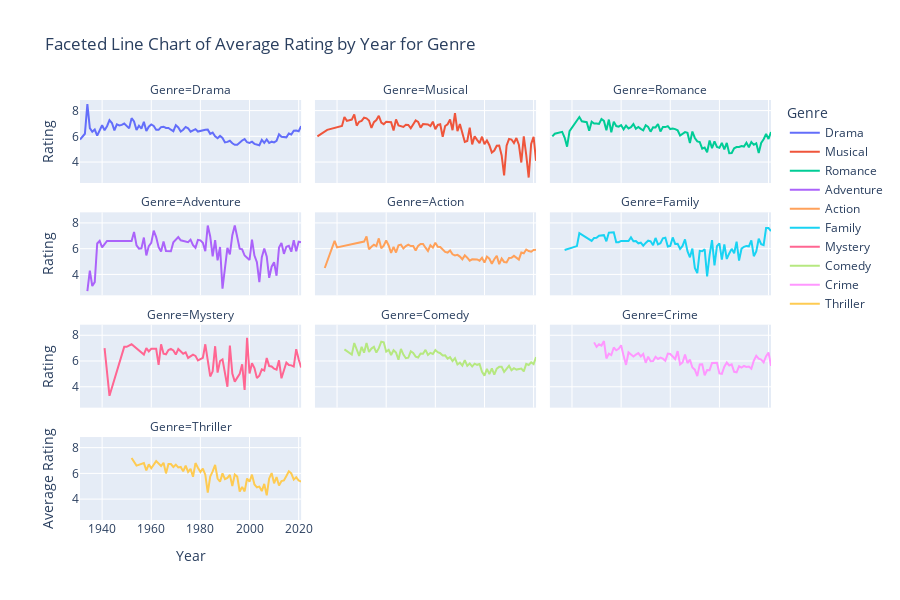

This figure's notebook cell:
### Markdown cell above
### Line chart for Average Rating by Year for Genre

### Code cell
rate_avg_year = data.groupby(['Year', 'Genre'])['Rating'].mean().reset_index()
first_ten_data = data['Genre'].value_counts().head(10).index
filtered_data = rate_avg_year[rate_avg_year['Genre'].isin(first_ten_data)]
faceted_line_chart = px.line(filtered_data, x='Year', y='Rating', color='Genre', facet_col='Genre', facet_col_wrap=3,
                             title='Faceted Line Chart of Average Rating by Year for Genre')
faceted_line_chart.update_layout(width=900, height=600, xaxis_title='Year', yaxis_title='Average Rating')
faceted_line_chart.show()

### Figure 1 — Plotly figure (JSON) as saved in the notebook; plotly's stock layout.template omitted (floating-point values rounded to 4 significant figures)
{"data": [{"hovertemplate": "Genre=Drama<br>Year=%{x}<br>Rating=%{y}<extra></extra>", "legendgroup": "Drama", "line": {"color": "#636efa", "dash": "solid"}, "marker": {"symbol": "circle"}, "mode": "lines", "name": "Drama", "orientation": "v", "showlegend": true, "type": "scatter", "x": [1931, 1933, 1934, 1935, 1936, 1937, 1938, 1939, 1940, 1941, 1942, 1943, 1944, 1945, 1946, 1947, 1948, 1949, 1950, 1951, 1952, 1953, 1954, 1955, 1956, 1957, 1958, 1959, 1960, 1961, 1962, 1963, 1964, 1965, 1966, 1967, 1968, 1969, 1970, 1971, 1972, 1973, 1974, 1975, 1976, 1977, 1978, 1979, 1980, 1981, 1982, 1983, 1984, 1985, 1986, 1987, 1988, 1989, 1990, 1991, 1992, 1993, 1994, 1995, 1996, 1997, 1998, 1999, 2000, 2001, 2002, 2003, 2004, 2005, 2006, 2007, 2008, 2009, 2010, 2011, 2012, 2013, 2014, 2015, 2016, 2017, 2018, 2019, 2020, 2021], "xaxis": "x10", "y": [5.75, 6.2, 8.5, 6.633, 6.35, 6.525, 6.05, 6.4, 6.86, 6.475, 6.783, 7.257, 7.033, 6.467, 6.933, 6.85, 6.888, 6.99, 6.807, 6.618, 7.408, 7.162, 6.493, 6.824, 6.592, 7.132, 6.42, 6.747, 6.921, 6.8, 6.516, 6.505, 6.72, 6.75, 6.654, 6.644, 6.513, 6.4, 6.862, 6.686, 6.374, 6.511, 6.733, 6.625, 6.362, 6.463, 6.561, 6.372, 6.43, 6.5, 6.51, 6.519, 6.191, 6.291, 6.005, 5.854, 6.032, 5.874, 5.525, 5.565, 5.658, 5.463, 5.346, 5.343, 5.526, 5.679, 5.79, 5.541, 5.485, 5.58, 5.415, 5.354, 5.312, 5.729, 5.496, 5.755, 5.479, 5.584, 5.528, 5.643, 6.151, 5.965, 5.94, 5.923, 6.214, 6.142, 6.441, 6.447, 6.393, 6.797], "yaxis": "y10"}, {"hovertemplate": "Genre=Musical<br>Year=%{x}<br>Rating=%{y}<extra></extra>", "legendgroup": "Musical", "line": {"color": "#EF553B", "dash": "solid"}, "marker": {"symbol": "circle"}, "mode": "lines", "name": "Musical", "orientation": "v", "showlegend": true, "type": "scatter", "x": [1932, 1936, 1942, 1943, 1944, 1946, 1947, 1948, 1949, 1950, 1951, 1952, 1953, 1954, 1955, 1956, 1957, 1958, 1959, 1960, 1961, 1962, 1963, 1964, 1965, 1966, 1967, 1968, 1969, 1970, 1971, 1972, 1973, 1974, 1975, 1977, 1978, 1979, 1980, 1981, 1982, 1983, 1984, 1985, 1986, 1987, 1988, 1989, 1990, 1991, 1992, 1993, 1994, 1995, 1996, 1997, 1998, 1999, 2000, 2001, 2002, 2003, 2004, 2005, 2006, 2007, 2008, 2009, 2010, 2011, 2012, 2013, 2014, 2015, 2016, 2017, 2018, 2019, 2020, 2021], "xaxis": "x11", "y": [6, 6.5, 6.8, 7.5, 7.2, 7.3, 7.7, 6.833, 7.133, 7.2, 7.45, 7.4, 7.233, 6.65, 7.1, 7.26, 7.6, 7.062, 6.943, 7.125, 7.117, 7.1, 6.46, 7.31, 6.844, 6.8, 6.725, 6.9, 6.88, 6.629, 6.96, 7.24, 7.117, 6.671, 6.95, 6.925, 6.8, 7.14, 6.56, 6.883, 6.933, 5.967, 6.8, 6.94, 7.3, 6.475, 7.8, 6.4, 6.95, 6.257, 5.567, 5.633, 6.675, 5.375, 6, 5.727, 5.467, 5.971, 5.391, 5.673, 5.313, 4.744, 4.892, 5.267, 5.286, 4.517, 2.967, 5.271, 5.8, 5.75, 5.483, 5.867, 5.35, 3.967, 6, 4.55, 2.8, 5.4, 5.967, 4.1], "yaxis": "y11"}, {"hovertemplate": "Genre=Romance<br>Year=%{x}<br>Rating=%{y}<extra></extra>", "legendgroup": "Romance", "line": {"color": "#00cc96", "dash": "solid"}, "marker": {"symbol": "circle"}, "mode": "lines", "name": "Romance", "orientation": "v", "showlegend": true, "type": "scatter", "x": [1932, 1933, 1936, 1937, 1938, 1939, 1943, 1944, 1946, 1947, 1948, 1949, 1950, 1951, 1952, 1953, 1954, 1955, 1956, 1957, 1958, 1959, 1960, 1961, 1962, 1963, 1964, 1965, 1966, 1967, 1968, 1969, 1970, 1971, 1972, 1973, 1974, 1975, 1976, 1977, 1978, 1979, 1980, 1981, 1982, 1983, 1984, 1985, 1986, 1987, 1988, 1989, 1990, 1991, 1992, 1993, 1994, 1995, 1996, 1997, 1998, 1999, 2000, 2001, 2002, 2003, 2004, 2005, 2006, 2007, 2008, 2009, 2010, 2011, 2012, 2013, 2014, 2015, 2016, 2017, 2018, 2019, 2020, 2021], "xaxis": "x12", "y": [6, 6.2, 6.35, 5.9, 5.2, 6.4, 7.5, 7.167, 7.1, 6.433, 7.14, 7, 7, 6.96, 7.35, 7.2, 6.475, 7.3, 6.314, 7.142, 6.8, 6.756, 6.875, 6.537, 6.833, 6.608, 6.708, 6.956, 6.59, 6.729, 6.581, 6.463, 6.862, 6.727, 6.364, 6.7, 6.689, 6.96, 6.382, 6.73, 6.718, 6.793, 6.567, 6.61, 6.56, 6.473, 6.064, 6.214, 6.33, 6.267, 5.483, 6.375, 5.873, 5.604, 5.55, 5.045, 5.133, 4.761, 5.671, 5.081, 5.605, 5.171, 5.104, 5.493, 4.991, 5.487, 4.685, 4.706, 5.076, 5.163, 5.174, 5.247, 5.204, 5.505, 5.15, 5.562, 5.34, 5.453, 4.703, 5.49, 5.77, 6.179, 5.792, 6.336], "yaxis": "y12"}, {"hovertemplate": "Genre=Adventure<br>Year=%{x}<br>Rating=%{y}<extra></extra>", "legendgroup": "Adventure", "line": {"color": "#ab63fa", "dash": "solid"}, "marker": {"symbol": "circle"}, "mode": "lines", "name": "Adventure", "orientation": "v", "showlegend": true, "type": "scatter", "x": [1934, 1935, 1936, 1937, 1938, 1939, 1940, 1942, 1952, 1953, 1954, 1955, 1956, 1957, 1958, 1959, 1960, 1961, 1962, 1963, 1964, 1965, 1966, 1967, 1968, 1969, 1971, 1972, 1975, 1976, 1977, 1978, 1979, 1980, 1981, 1982, 1983, 1984, 1985, 1986, 1987, 1988, 1989, 1991, 1992, 1993, 1994, 1996, 1997, 1998, 2000, 2001, 2002, 2003, 2004, 2005, 2006, 2007, 2008, 2009, 2010, 2011, 2012, 2013, 2014, 2015, 2016, 2017, 2018, 2019, 2020, 2021], "xaxis": "x7", "y": [2.7, 4.3, 3.1, 3.4, 6.4, 6.6, 6.1, 6.6, 6.6, 7.3, 6.267, 6, 6.025, 6.867, 5.475, 6.2, 6.45, 7.4, 6.9, 6.12, 5.783, 6.56, 5.82, 5.8, 5.8, 6.5, 6.9, 6.65, 6.5, 6.7, 6.28, 6.075, 6.686, 6.65, 6.46, 5.8, 7.8, 6.95, 5.4, 6.66, 5.1, 6.133, 2.9, 6.067, 5.55, 7.05, 7.8, 6, 5.95, 5.467, 5.12, 6.7, 5.467, 4.95, 3.4, 5.333, 6.014, 5.4, 3.74, 4.6, 4.943, 3.9, 6.088, 6.438, 5.6, 6.15, 6.218, 5.764, 6.65, 5.792, 6.55, 6.5], "yaxis": "y7"}, {"hovertemplate": "Genre=Action<br>Year=%{x}<br>Rating=%{y}<extra></extra>", "legendgroup": "Action", "line": {"color": "#FFA15A", "dash": "solid"}, "marker": {"symbol": "circle"}, "mode": "lines", "name": "Action", "orientation": "v", "showlegend": true, "type": "scatter", "x": [1935, 1939, 1940, 1951, 1952, 1953, 1954, 1955, 1956, 1957, 1958, 1959, 1960, 1961, 1962, 1963, 1964, 1965, 1966, 1967, 1968, 1969, 1970, 1971, 1972, 1973, 1974, 1975, 1976, 1977, 1978, 1979, 1980, 1981, 1982, 1983, 1984, 1985, 1986, 1987, 1988, 1989, 1990, 1991, 1992, 1993, 1994, 1995, 1996, 1997, 1998, 1999, 2000, 2001, 2002, 2003, 2004, 2005, 2006, 2007, 2008, 2009, 2010, 2011, 2012, 2013, 2014, 2015, 2016, 2017, 2018, 2019, 2020, 2021], "xaxis": "x8", "y": [4.5, 6.6, 6.1, 6.55, 6.95, 5.95, 6.15, 6.3, 6.2, 6.8, 6.033, 6.225, 6.64, 6.25, 5.667, 6.14, 5.7, 6.257, 6.312, 6.017, 6.2, 6.32, 6.208, 6.214, 5.865, 6.22, 6.369, 6.371, 6.076, 5.823, 6.263, 6.079, 6.464, 6.15, 6.132, 5.962, 5.747, 5.7, 5.863, 5.564, 5.474, 5.522, 5.387, 5.178, 5.478, 5.3, 5.071, 5.174, 5.176, 5.161, 5.062, 5.292, 4.918, 5.387, 5.221, 4.833, 5.174, 5.448, 4.8, 5.23, 4.968, 4.934, 5.278, 5.291, 5.442, 5.288, 5.153, 5.697, 5.642, 5.935, 5.815, 5.765, 5.896, 5.912], "yaxis": "y8"}, {"hovertemplate": "Genre=Family<br>Year=%{x}<br>Rating=%{y}<extra></extra>", "legendgroup": "Family", "line": {"color": "#19d3f3", "dash": "solid"}, "marker": {"symbol": "circle"}, "mode": "lines", "name": "Family", "orientation": "v", "showlegend": true, "type": "scatter", "x": [1937, 1942, 1943, 1948, 1949, 1950, 1951, 1953, 1954, 1955, 1957, 1958, 1959, 1960, 1961, 1962, 1963, 1964, 1965, 1966, 1967, 1968, 1969, 1970, 1971, 1972, 1973, 1974, 1975, 1976, 1977, 1978, 1979, 1980, 1981, 1982, 1983, 1984, 1985, 1986, 1987, 1988, 1989, 1990, 1991, 1992, 1993, 1994, 1995, 1996, 1997, 1998, 1999, 2000, 2001, 2002, 2003, 2004, 2005, 2006, 2007, 2008, 2009, 2010, 2011, 2012, 2013, 2014, 2015, 2016, 2017, 2018, 2019, 2020, 2021], "xaxis": "x9", "y": [5.9, 6.2, 7.2, 6.6, 6.833, 6.85, 7, 7.05, 6.575, 7.25, 7.28, 6.5, 6.5, 6.6, 6.6, 6.58, 6.6, 6.875, 6.575, 6.6, 6.417, 6.467, 6.229, 6.45, 6.62, 6.575, 6.271, 6.833, 6.333, 6.42, 6.8, 6.856, 6.173, 6.217, 6.873, 6.369, 6.38, 5.978, 6.217, 6.72, 5.8, 5.333, 6.01, 4.5, 4.1, 5.833, 5.8, 5.95, 3.85, 5.5, 6.667, 4.7, 6.2, 6.417, 5.15, 6.34, 5.2, 5.633, 5.986, 5.65, 6.54, 5.071, 6, 6.144, 6.214, 6.182, 6.65, 5.417, 5.789, 6.775, 6.356, 6.278, 7.6, 7.6, 7.375], "yaxis": "y9"}, {"hovertemplate": "Genre=Mystery<br>Year=%{x}<br>Rating=%{y}<extra></extra>", "legendgroup": "Mystery", "line": {"color": "#FF6692", "dash": "solid"}, "marker": {"symbol": "circle"}, "mode": "lines", "name": "Mystery", "orientation": "v", "showlegend": true, "type": "scatter", "x": [1941, 1943, 1949, 1950, 1952, 1957, 1958, 1959, 1960, 1962, 1963, 1964, 1965, 1966, 1967, 1968, 1969, 1970, 1971, 1973, 1974, 1975, 1977, 1978, 1979, 1980, 1981, 1982, 1984, 1985, 1986, 1987, 1988, 1989, 1991, 1992, 1993, 1994, 1996, 1997, 1998, 1999, 2000, 2001, 2002, 2003, 2004, 2005, 2006, 2007, 2008, 2009, 2010, 2011, 2012, 2013, 2014, 2015, 2016, 2017, 2018, 2019, 2020, 2021], "xaxis": "x4", "y": [7, 3.3, 7.1, 7.1, 7.3, 6.5, 7, 6.75, 6.95, 6.95, 5.7, 7.3, 6.567, 6.525, 6.85, 6.95, 6.825, 6.5, 6.933, 6.567, 6.667, 6.24, 6.5, 6.4, 6.05, 6.125, 6.24, 7.3, 4.8, 5.2, 7.15, 5.1, 6, 6.125, 4, 7.2, 5.025, 4.4, 5, 5.75, 3.75, 7.8, 5.033, 5.833, 5.45, 4.675, 4.867, 5.353, 5.267, 6.233, 5.61, 5.577, 5.4, 5.329, 6.05, 4.657, 5.286, 5.883, 5.692, 5.662, 5.573, 6.923, 6.13, 5.5], "yaxis": "y4"}, {"hovertemplate": "Genre=Comedy<br>Year=%{x}<br>Rating=%{y}<extra></extra>", "legendgroup": "Comedy", "line": {"color": "#B6E880", "dash": "solid"}, "marker": {"symbol": "circle"}, "mode": "lines", "name": "Comedy", "orientation": "v", "showlegend": true, "type": "scatter", "x": [1943, 1946, 1947, 1949, 1950, 1951, 1952, 1953, 1954, 1955, 1956, 1957, 1958, 1959, 1960, 1961, 1962, 1963, 1964, 1965, 1966, 1967, 1968, 1969, 1970, 1971, 1972, 1973, 1974, 1975, 1976, 1977, 1978, 1979, 1980, 1981, 1982, 1983, 1984, 1985, 1986, 1987, 1988, 1989, 1990, 1991, 1992, 1993, 1994, 1995, 1996, 1997, 1998, 1999, 2000, 2001, 2002, 2003, 2004, 2005, 2006, 2007, 2008, 2009, 2010, 2011, 2012, 2013, 2014, 2015, 2016, 2017, 2018, 2019, 2020, 2021], "xaxis": "x5", "y": [6.9, 6.5, 7.4, 6.4, 7.1, 6.65, 7.4, 6.7, 6.967, 7.11, 6.656, 7, 7.5, 7.45, 6.725, 6.867, 6.467, 6.843, 6.65, 6.1, 6.945, 6.5, 6.217, 6.256, 6.756, 6.62, 6.343, 6.275, 6.583, 6.57, 6.871, 6.475, 6.636, 6.55, 6.85, 6.682, 6.608, 6.431, 6.443, 6.18, 6.3, 6, 6.229, 5.733, 5.87, 5.64, 6.067, 5.625, 5.81, 5.571, 5.794, 5.706, 5.77, 5.17, 4.869, 5.389, 4.984, 5.425, 4.95, 5.411, 5.55, 5.553, 5.155, 5.398, 5.628, 5.282, 5.44, 5.335, 5.4, 5.412, 5.192, 5.778, 5.695, 5.902, 5.756, 6.3], "yaxis": "y5"}, {"hovertemplate": "Genre=Crime<br>Year=%{x}<br>Rating=%{y}<extra></extra>", "legendgroup": "Crime", "line": {"color": "#FF97FF", "dash": "solid"}, "marker": {"symbol": "circle"}, "mode": "lines", "name": "Crime", "orientation": "v", "showlegend": true, "type": "scatter", "x": [1949, 1950, 1951, 1952, 1953, 1954, 1955, 1956, 1957, 1958, 1959, 1960, 1961, 1962, 1963, 1965, 1966, 1967, 1968, 1969, 1970, 1971, 1972, 1973, 1974, 1975, 1976, 1977, 1978, 1979, 1980, 1981, 1982, 1983, 1984, 1985, 1986, 1987, 1988, 1989, 1990, 1991, 1992, 1993, 1994, 1995, 1996, 1997, 1998, 1999, 2000, 2001, 2002, 2003, 2004, 2005, 2006, 2007, 2008, 2009, 2010, 2011, 2012, 2013, 2014, 2015, 2016, 2017, 2018, 2019, 2020, 2021], "xaxis": "x6", "y": [7.45, 7.1, 7.3, 7.2, 7.55, 6.2, 6.58, 6.467, 7.05, 6.833, 6.95, 7.22, 6.4, 5.7, 6.667, 6.35, 6.5, 6.614, 6.36, 6.55, 5.86, 6.333, 5.983, 6, 6.325, 6.162, 6.273, 6.186, 6.017, 6.575, 6.55, 6.345, 6.157, 6.771, 5.729, 5.885, 6.5, 5.84, 6.109, 5.496, 5.329, 4.83, 5.738, 5.75, 4.892, 5.3, 5.289, 5.843, 5.869, 5.864, 5.037, 5, 5.564, 5.883, 5.652, 5.738, 5.165, 5.126, 5.591, 5.482, 5.615, 5.534, 5.577, 5.404, 6.026, 6.4, 6.179, 6.115, 5.894, 6.383, 6.665, 5.62], "yaxis": "y6"}, {"hovertemplate": "Genre=Thriller<br>Year=%{x}<br>Rating=%{y}<extra></extra>", "legendgroup": "Thriller", "line": {"color": "#FECB52", "dash": "solid"}, "marker": {"symbol": "circle"}, "mode": "lines", "name": "Thriller", "orientation": "v", "showlegend": true, "type": "scatter", "x": [1952, 1954, 1957, 1958, 1959, 1960, 1962, 1964, 1965, 1966, 1967, 1968, 1969, 1970, 1971, 1972, 1973, 1974, 1975, 1976, 1977, 1978, 1979, 1980, 1981, 1982, 1983, 1984, 1985, 1986, 1987, 1988, 1989, 1990, 1991, 1992, 1993, 1994, 1995, 1996, 1997, 1998, 1999, 2000, 2001, 2002, 2003, 2004, 2005, 2006, 2007, 2008, 2009, 2010, 2011, 2012, 2013, 2014, 2015, 2016, 2017, 2018, 2019, 2020, 2021], "xaxis": "x", "y": [7.2, 6.6, 6.8, 6.233, 6.7, 6.4, 6.95, 6.567, 6.825, 6, 6.733, 6.725, 6.5, 6.675, 6.467, 6.5, 6.156, 6.6, 6.112, 6.35, 5.733, 6.8, 6.433, 6.112, 6.367, 5.9, 4.5, 5.75, 6.15, 6.656, 5.6, 5.35, 6, 5.55, 5.644, 5.886, 5.022, 5.91, 5.76, 4.59, 4.95, 4.6, 5.6, 5.357, 5.9, 5.14, 4.919, 4.974, 4.623, 5.183, 4.3, 5.608, 6.025, 5.231, 5.715, 5.052, 5.4, 5.446, 5.794, 6.162, 6, 5.516, 5.697, 5.444, 5.355], "yaxis": "y"}], "layout": {"annotations": [{"font": {}, "showarrow": false, "text": "Genre=Thriller", "x": 0.16, "xanchor": "center", "xref": "paper", "y": 0.1975, "yanchor": "bottom", "yref": "paper"}, {"font": {}, "showarrow": false, "text": "Genre=Mystery", "x": 0.16, "xanchor": "center", "xref": "paper", "y": 0.465, "yanchor": "bottom", "yref": "paper"}, {"font": {}, "showarrow": false, "text": "Genre=Comedy", "x": 0.5, "xanchor": "center", "xref": "paper", "y": 0.465, "yanchor": "bottom", "yref": "paper"}, {"font": {}, "showarrow": false, "text": "Genre=Crime", "x": 0.84, "xanchor": "center", "xref": "paper", "y": 0.465, "yanchor": "bottom", "yref": "paper"}, {"font": {}, "showarrow": false, "text": "Genre=Adventure", "x": 0.16, "xanchor": "center", "xref": "paper", "y": 0.7325, "yanchor": "bottom", "yref": "paper"}, {"font": {}, "showarrow": false, "text": "Genre=Action", "x": 0.5, "xanchor": "center", "xref": "paper", "y": 0.7325, "yanchor": "bottom", "yref": "paper"}, {"font": {}, "showarrow": false, "text": "Genre=Family", "x": 0.84, "xanchor": "center", "xref": "paper", "y": 0.7325, "yanchor": "bottom", "yref": "paper"}, {"font": {}, "showarrow": false, "text": "Genre=Drama", "x": 0.16, "xanchor": "center", "xref": "paper", "y": 1, "yanchor": "bottom", "yref": "paper"}, {"font": {}, "showarrow": false, "text": "Genre=Musical", "x": 0.5, "xanchor": "center", "xref": "paper", "y": 1, "yanchor": "bottom", "yref": "paper"}, {"font": {}, "showarrow": false, "text": "Genre=Romance", "x": 0.84, "xanchor": "center", "xref": "paper", "y": 1, "yanchor": "bottom", "yref": "paper"}], "height": 600, "legend": {"title": {"text": "Genre"}, "tracegroupgap": 0}, "title": {"text": "Faceted Line Chart of Average Rating by Year for Genre"}, "width": 900, "xaxis": {"anchor": "y", "autorange": true, "domain": [0, 0.32], "range": [1931, 2021], "title": {"text": "Year"}, "type": "linear"}, "xaxis10": {"anchor": "y10", "autorange": true, "domain": [0, 0.32], "matches": "x", "range": [1931, 2021], "showticklabels": false, "type": "linear"}, "xaxis11": {"anchor": "y11", "autorange": true, "domain": [0.34, 0.66], "matches": "x", "range": [1931, 2021], "showticklabels": false, "type": "linear"}, "xaxis12": {"anchor": "y12", "autorange": true, "domain": [0.68, 1.0], "matches": "x", "range": [1931, 2021], "showticklabels": false, "type": "linear"}, "xaxis2": {"anchor": "y2", "domain": [0.34, 0.66], "matches": "x", "title": {"text": "Year"}}, "xaxis3": {"anchor": "y3", "domain": [0.68, 1.0], "matches": "x", "title": {"text": "Year"}}, "xaxis4": {"anchor": "y4", "autorange": true, "domain": [0, 0.32], "matches": "x", "range": [1931, 2021], "showticklabels": false, "type": "linear"}, "xaxis5": {"anchor": "y5", "autorange": true, "domain": [0.34, 0.66], "matches": "x", "range": [1931, 2021], "showticklabels": false, "type": "linear"}, "xaxis6": {"anchor": "y6", "autorange": true, "domain": [0.68, 1.0], "matches": "x", "range": [1931, 2021], "showticklabels": false, "type": "linear"}, "xaxis7": {"anchor": "y7", "autorange": true, "domain": [0, 0.32], "matches": "x", "range": [1931, 2021], "showticklabels": false, "type": "linear"}, "xaxis8": {"anchor": "y8", "autorange": true, "domain": [0.34, 0.66], "matches": "x", "range": [1931, 2021], "showticklabels": false, "type": "linear"}, "xaxis9": {"anchor": "y9", "autorange": true, "domain": [0.68, 1.0], "matches": "x", "range": [1931, 2021], "showticklabels": false, "type": "linear"}, "yaxis": {"anchor": "x", "autorange": true, "domain": [0, 0.1975], "range": [2.378, 8.822], "title": {"text": "Average Rating"}, "type": "linear"}, "yaxis10": {"anchor": "x10", "autorange": true, "domain": [0.8025, 1], "matches": "y", "range": [2.378, 8.822], "title": {"text": "Rating"}, "type": "linear"}, "yaxis11": {"anchor": "x11", "autorange": true, "domain": [0.8025, 1], "matches": "y", "range": [2.378, 8.822], "showticklabels": false, "type": "linear"}, "yaxis12": {"anchor": "x12", "autorange": true, "domain": [0.8025, 1], "matches": "y", "range": [2.378, 8.822], "showticklabels": false, "type": "linear"}, "yaxis2": {"anchor": "x2", "domain": [0, 0.1975], "matches": "y", "showticklabels": false}, "yaxis3": {"anchor": "x3", "domain": [0, 0.1975], "matches": "y", "showticklabels": false}, "yaxis4": {"anchor": "x4", "autorange": true, "domain": [0.2675, 0.465], "matches": "y", "range": [2.378, 8.822], "title": {"text": "Rating"}, "type": "linear"}, "yaxis5": {"anchor": "x5", "autorange": true, "domain": [0.2675, 0.465], "matches": "y", "range": [2.378, 8.822], "showticklabels": false, "type": "linear"}, "yaxis6": {"anchor": "x6", "autorange": true, "domain": [0.2675, 0.465], "matches": "y", "range": [2.378, 8.822], "showticklabels": false, "type": "linear"}, "yaxis7": {"anchor": "x7", "autorange": true, "domain": [0.535, 0.7325], "matches": "y", "range": [2.378, 8.822], "title": {"text": "Rating"}, "type": "linear"}, "yaxis8": {"anchor": "x8", "autorange": true, "domain": [0.535, 0.7325], "matches": "y", "range": [2.378, 8.822], "showticklabels": false, "type": "linear"}, "yaxis9": {"anchor": "x9", "autorange": true, "domain": [0.535, 0.7325], "matches": "y", "range": [2.378, 8.822], "showticklabels": false, "type": "linear"}}}
